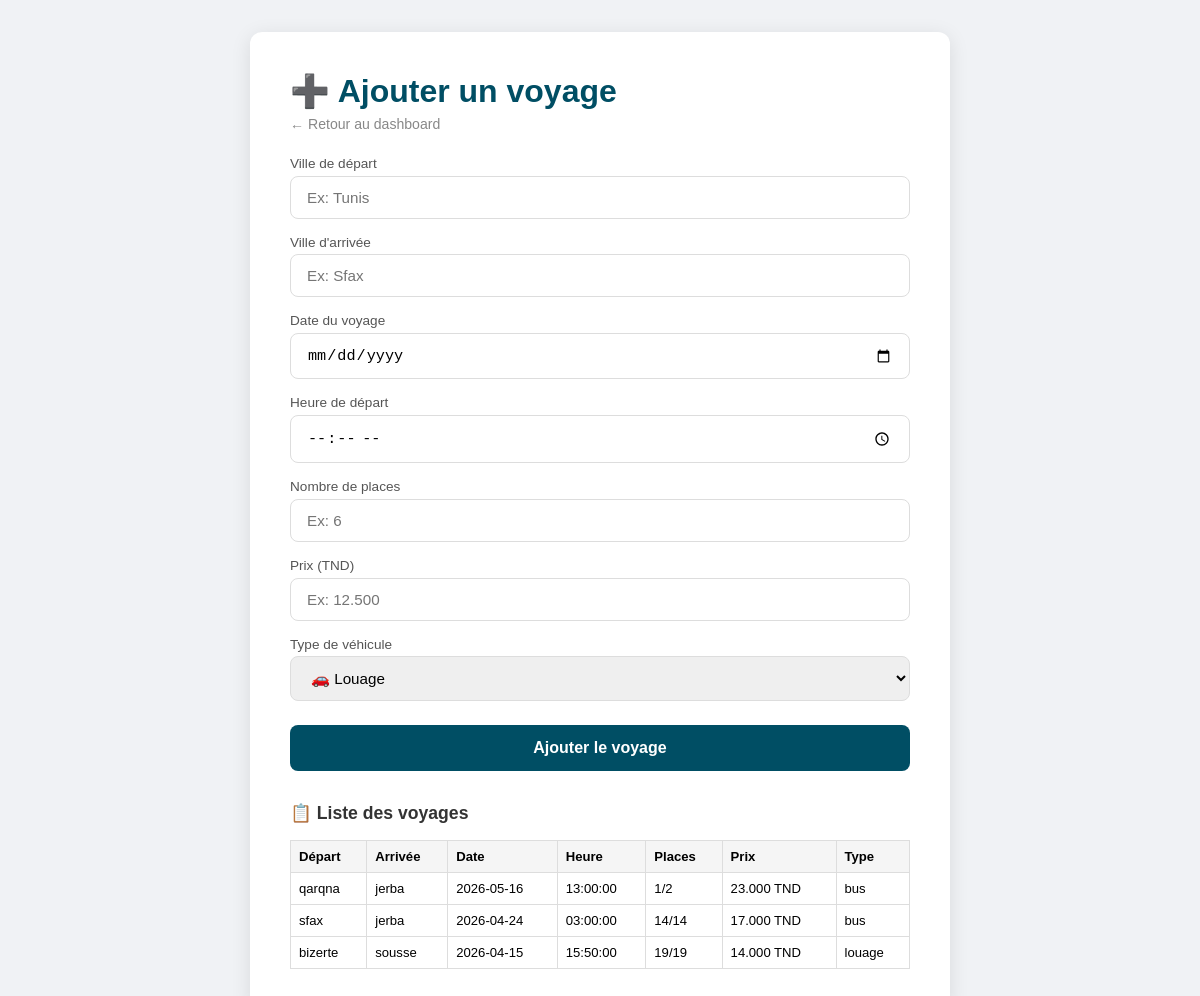
Page /admin/ajouter_voyage.php (signed in) on the committed database.
### tables this page shows
CREATE TABLE `voyages` (
  `id_voyage` int(11) NOT NULL,
  `ville_depart` varchar(100) DEFAULT NULL,
  `ville_arrivee` varchar(100) DEFAULT NULL,
  `date_voyage` date DEFAULT NULL,
  `heure_depart` time DEFAULT NULL,
  `places_total` int(11) DEFAULT NULL,
  `places_dispo` int(11) DEFAULT NULL,
  `prix` decimal(8,3) DEFAULT NULL,
  `type_vehicule` enum('louage','bus') DEFAULT NULL
);

### admin/ajouter_voyage.php (the view, shortened to what this page needs)
<?php
include '../connexion.php';
$voyages = mysqli_query($conn, "SELECT * FROM voyages ORDER BY date_voyage DESC");
?>
<!DOCTYPE html>
<html lang="fr">
<head>
</head>
<body>
<div class="card">
  <h1>➕ Ajouter un voyage</h1>
  <a href="dashboard.php" class="back">← Retour au dashboard</a>
  <form method="POST">
    <div class="form-row">
      <div class="form-group">
        <label>Ville de départ</label>
        <input type="text" name="ville_depart" placeholder="Ex: Tunis" required />
      </div>
      <div class="form-group">
        <label>Ville d'arrivée</label>
        <input type="text" name="ville_arrivee" placeholder="Ex: Sfax" required />
      </div>
    </div>
    <div class="form-row">
      <div class="form-group">
        <label>Date du voyage</label>
        <input type="date" name="date_voyage" required />
      </div>
      <div class="form-group">
        <label>Heure de départ</label>
        <input type="time" name="heure_depart" required />
      </div>
    </div>
    <div class="form-row">
      <div class="form-group">
        <label>Nombre de places</label>
        <input type="number" name="places_total" min="1" placeholder="Ex: 6" required />
      </div>
      <div class="form-group">
        <label>Prix (TND)</label>
        <input type="number" name="prix" step="0.001" placeholder="Ex: 12.500" required />
      </div>
    </div>
    <div class="form-group">
      <label>Type de véhicule</label>
      <select name="type_vehicule" required>
        <option value="louage">🚗 Louage</option>
      </select>
    </div>
    <button type="submit" class="btn">Ajouter le voyage</button>
  </form>
  <h2>📋 Liste des voyages</h2>
  <table>
    <tr>
      <th>Départ</th>
      <th>Arrivée</th>
      <th>Date</th>
      <th>Heure</th>
      <th>Places</th>
      <th>Prix</th>
      <th>Type</th>
    </tr>
    <?php while ($v = mysqli_fetch_assoc($voyages)): ?>
    <tr>
      <td><?= $v['ville_depart'] ?></td>
      <td><?= $v['ville_arrivee'] ?></td>
      <td><?= $v['date_voyage'] ?></td>
      <td><?= $v['heure_depart'] ?></td>
      <td><?= $v['places_dispo'] ?>/<?= $v['places_total'] ?></td>
      <td><?= $v['prix'] ?> TND</td>
      <td><?= $v['type_vehicule'] ?></td>
    </tr>
    <?php endwhile; ?>
  </table>
</div>
</body>
</html>

### admin/ajouter_voyage.php (style rules this page uses)
* { box-sizing: border-box; margin: 0; padding: 0; }
body { font-family: Arial, sans-serif; background: #f0f2f5; padding: 2rem; }
.card { background: white; border-radius: 12px; box-shadow: 0 4px 20px rgba(0,0,0,0.1); padding: 2.5rem; max-width: 700px; margin: 0 auto; }
h1 { color: #004e64; margin-bottom: 0.3rem; }
.back { color: #888; font-size: 0.88rem; text-decoration: none; display: inline-block; margin-bottom: 1.5rem; }
.form-group { margin-bottom: 1rem; }
label { display: block; font-size: 0.85rem; color: #555; margin-bottom: 0.3rem; }
input, select { width: 100%; padding: 0.75rem 1rem; border: 1.5px solid #ddd; border-radius: 8px; font-size: 0.95rem; outline: none; transition: border-color 0.2s; }
.btn { width: 100%; padding: 0.85rem; background: #004e64; color: white; border: none; border-radius: 8px; font-size: 1rem; font-weight: bold; cursor: pointer; margin-top: 0.5rem; transition: background 0.2s; }
h2 { color: #333; margin: 2rem 0 1rem; font-size: 1.1rem; }
table { width: 100%; border-collapse: collapse; font-size: 0.82rem; }
th { background: #f5f5f5; padding: 8px; border: 1px solid #ddd; text-align: left; }
td { padding: 8px; border: 1px solid #ddd; }

### rows in the picture
voyages: ville_depart "qarqna", ville_arrivee "jerba", date_voyage "2026-05-16", heure_depart "13:00:00", places_dispo "1", places_total "2", prix "23.000", type_vehicule "bus"
voyages: ville_depart "sfax", ville_arrivee "jerba", date_voyage "2026-04-24", heure_depart "03:00:00", places_dispo "14", places_total "14", prix "17.000", type_vehicule "bus"
voyages: ville_depart "bizerte", ville_arrivee "sousse", date_voyage "2026-04-15", heure_depart "15:50:00", places_dispo "19", places_total "19", prix "14.000", type_vehicule "louage"
